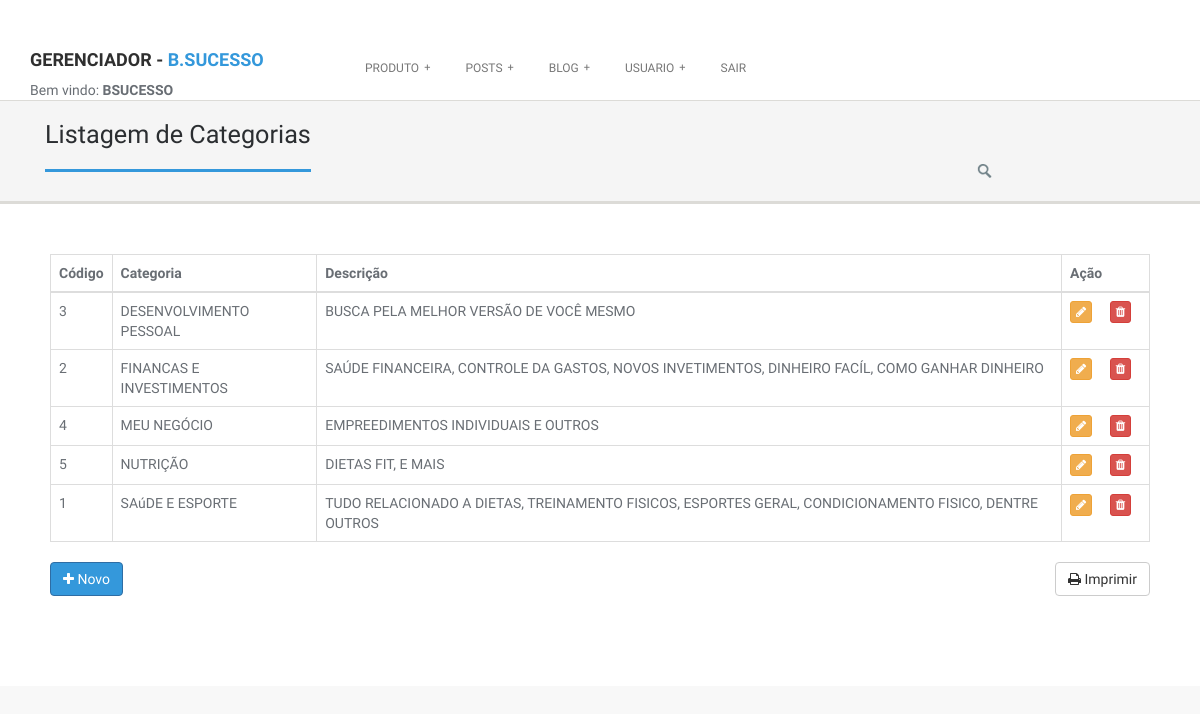
The app's page /gerenciador.php?pagina=listcategoria (signed in), older data.
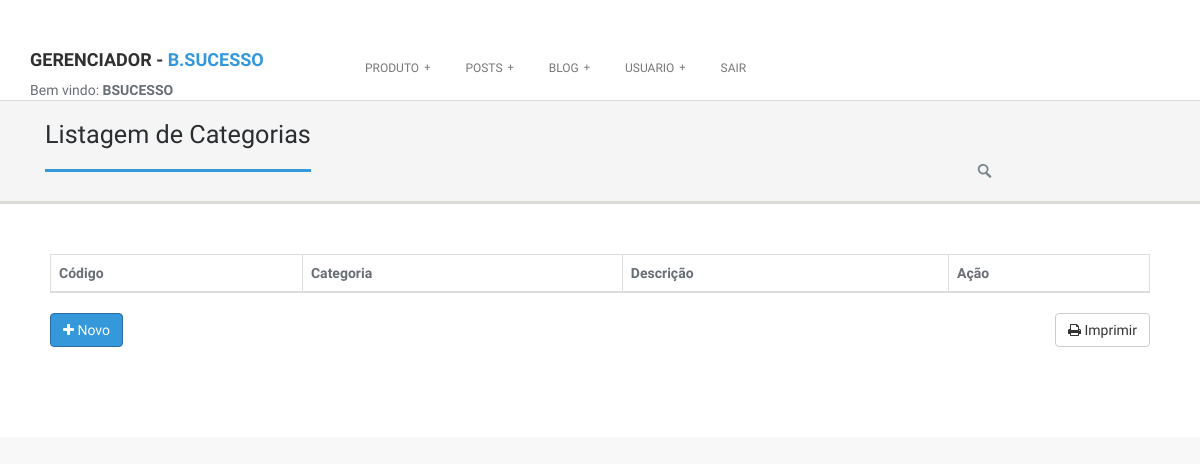
The same page, newer data.
### tables this page shows
CREATE TABLE `categoria` (
  `idcategoria` int(11) NOT NULL AUTO_INCREMENT,
  `nmcategoria` varchar(50) NOT NULL,
  `descategoria` varchar(250) DEFAULT NULL,
  PRIMARY KEY (`idcategoria`)
);

### class/listarCategoria.class.php (the view, shortened to what this page needs)
<?PHP
function listar($limit){
	include ("mysql.class.php");
	$query		= mysqli_query( $conn,"SELECT idcategoria, nmcategoria,descategoria
								FROM categoria ORDER BY nmcategoria LIMIT 0 , $limit") or die (mysqli_error ($conn));
	for( $i = 0; mysqli_num_rows( $query ) > $i ; $i++ ){
		$result	= mysqli_fetch_array($query);
		$html = '
						<tr>
                        <td>'.$result["idcategoria"].'</td>
                        <td >'.$result["nmcategoria"].'</td>
                        <td >'.$result["descategoria"].'</td>
						<td width="8%">
				<button type="button" class="btn btn-xs btn-warning" data-toggle="modal"
				data-target="#exampleModal'.$result["idcategoria"].'" ><i class="fa fa-pencil" title="EDITAR"></i></button>
				<button type="button" class="btn btn-xs btn-danger" data-toggle="modal"
				data-target="#excluirModal'.$result["idcategoria"].'" ><i class="fa fa-trash" title="EXCLUIR"></i></button>
			</td>
                         </tr>
		<div class="modal fade" id="exampleModal'.$result["idcategoria"].'" tabindex="-1" role="dialog" aria-labelledby="exampleModalLabel">
					<input type="text" class="form-control" id="nmcategoria" name="nmcategoria" value="'.$result["nmcategoria"].'">
					<input type="text" class="form-control" id="descategoria" name="descategoria" value="'.$result["descategoria"].'">
					<input type="hidden" class="form-control" id="idcategoria"  name="idcategoria" value="'.$result["idcategoria"].'">
		</div>
		<div class="modal fade" id="excluirModal'. $result["idcategoria"].'" tabindex="-1" role="dialog" aria-labelledby="exampleModalLabel">
					<input type="text" class="form-control" id="nmcategoria" name="nmcategoria" value="'.$result["nmcategoria"].'" disabled>
					<input type="hidden" class="form-control" id="idcategoria"  name="idcategoria" value="'.$result["idcategoria"].'">
		</div>
		';
		echo $html;
	}
}
?>

### gerenciador.php (shortened to what this page needs)
<!DOCTYPE html>
<html lang="en">
<head>
  <link href="lib/bootstrap/css/bootstrap.min.css" rel="stylesheet">
  <link href="lib/font-awesome/css/font-awesome.min.css" rel="stylesheet">
  <link href="lib/prettyphoto/css/prettyphoto.css" rel="stylesheet">
  <link href="lib/hover/hoverex-all.css" rel="stylesheet">
  <link href="lib/jetmenu/jetmenu.css" rel="stylesheet">
  <link href="lib/owl-carousel/owl-carousel.css" rel="stylesheet">
  <link href="css/style.css" rel="stylesheet">
  <link rel="stylesheet" href="css/colors/blue.css">
</head>
<body>
  <header class="header">
    <div class="container">
      <div class="site-header clearfix">
        <div class="col-lg-3 col-md-3 col-sm-12 title-area">
          <div class="site-title" id="title">
            <a href="gerenciador.php" title="">
              <h4>GERENCIADOR - <span>B.SUCESSO</span></h4>
            </a>
				  Bem vindo: <b><?=$_SESSION['user'] ?></b>
          </div>
        </div>
        <div class="col-lg-9 col-md-12 col-sm-12">
          <div id="nav" class="right">
            <div class="container clearfix">
              <ul id="jetmenu" class="jetmenu blue">
                <li><a href="#">Produto</a>
                </li>
                <li><a href="#">Posts</a>
                </li>
                <li><a href="#">Blog</a>
                </li>
                <li><a href="#">Usuario</a>
                </li>
                <li><a href="?logout=1">SAIR</a>
                </li>
              </ul>
            </div>
          </div>
        </div>
      </div>
    </div>
  </header>
			<?php
				$pag	= @$_GET['pagina'];
				$pasta	= "pages";
	if($_SESSION['nivel'] !=2 && ($pag == "listusuario" || $pag == "listproduto" || $pag == "listBlog" || $pag == "listcategoria"
			|| $pag == "categoria" || $pag == "cadproduto" || $pag == "usuario") ){
								echo "<br>
						<center><div class='alert alert-warning alert-dismissable'>
									<button type='reset' class='close' data-dismiss='alert' aria-hidden='true'>&times;</button>
									<h4><i class='icon fa fa-danger'></i> Atenção</h4>
									Área Restrita!
								  </div></center>";
	}
	else{
					if( !isset($pag) ){
						include $pasta."/"."inicioG.html";
					}
					else{
						include $pasta."/".$pag.".html";
					}
	}
			?>
</body>
</html>

Row changes from the older to the newer data that the page shows:
removed categoria: idcategoria "3", nmcategoria "DESENVOLVIMENTO PESSOAL", descategoria "BUSCA PELA MELHOR VERSÃO DE VOCÊ MESMO"
removed categoria: idcategoria "2", nmcategoria "FINANCAS E INVESTIMENTOS", descategoria "SAÚDE FINANCEIRA, CONTROLE DA GASTOS, NOVOS INVETIMENTOS, DINHEIRO FACÍL, COMO GANHAR DINHEIRO"
removed categoria: idcategoria "4", nmcategoria "MEU NEGÓCIO", descategoria "EMPREEDIMENTOS INDIVIDUAIS E OUTROS"
removed categoria: idcategoria "5", nmcategoria "NUTRIÇÃO", descategoria "DIETAS FIT, E MAIS"
removed categoria: idcategoria "1", nmcategoria "SAúDE E ESPORTE", descategoria "TUDO RELACIONADO A DIETAS, TREINAMENTO FISICOS, ESPORTES GERAL, CONDICIONAMENTO FISICO, DENTRE OUTROS"
Text that changed along with them:
text no longer shown: "Listagem de Categorias Código Categoria Descrição Ação Novo Imprimir"
text now shown: "Listagem de Categorias Código Categoria Descrição Ação Novo Imprimir"
